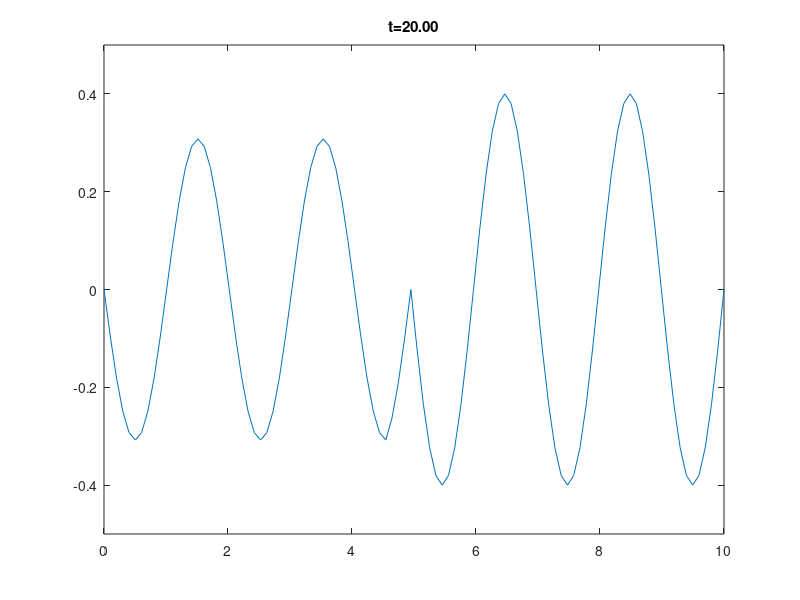

Reproduce this figure in MATLAB.
clear;
% wtt = c^2 wxx + f

%% Domain
Lx = 10;
dx = 0.1;
nx = fix(Lx/dx);
x = linspace(0,Lx,nx);

T = 20;

%% Field Variable
wn = zeros(nx,1);   % Currnet value
wnm1 = wn;          % n-1
wnp1 = wn;          % n+1

CFL = 1;
c = 1;
dt = CFL * dx / c;

%% Initial Conditions
%wn(49:51) = [0.1 0.2 0.1];
%wnp1(:) = wn(:);

%% Time stepping Loop 
t = 0;

while(t<T)
   % Reflecting Boundary Conditions
   wn([1 end]) = 0;
   
   % Absorbing Boundary Conditions
   %wnp1(1) = wn(2) + ((CFL-1)/(CFL + 1)) * (wnp1(2) - wn(1));
   %wnp1(end) = wn(end-1) + ((CFL-1)/(CFL+1))*(wnp1(end-1)-wn(end));
   
   %solution
   t = t+dt;
   
   wnm1 = wn;
   wn = wnp1;
   
   % Source
   %wn(50) = dt^2*20*sin(20*pi*t/T);
   wn(50) = .1*sin(20*pi*t/T);
   for i = 2:nx-1
       wnp1(i) = 2*wn(i) - wnm1(i) + CFL^2*(wn(i+1)-2*wn(i)+wn(i-1));
   end
   
   % Visualise at selected steps
   clf;
   plot(x,wn);
   title(sprintf('t=%.2f',t));
   axis([0 Lx -0.5 0.5]);
   shg;
   pause(0.01);
   
end